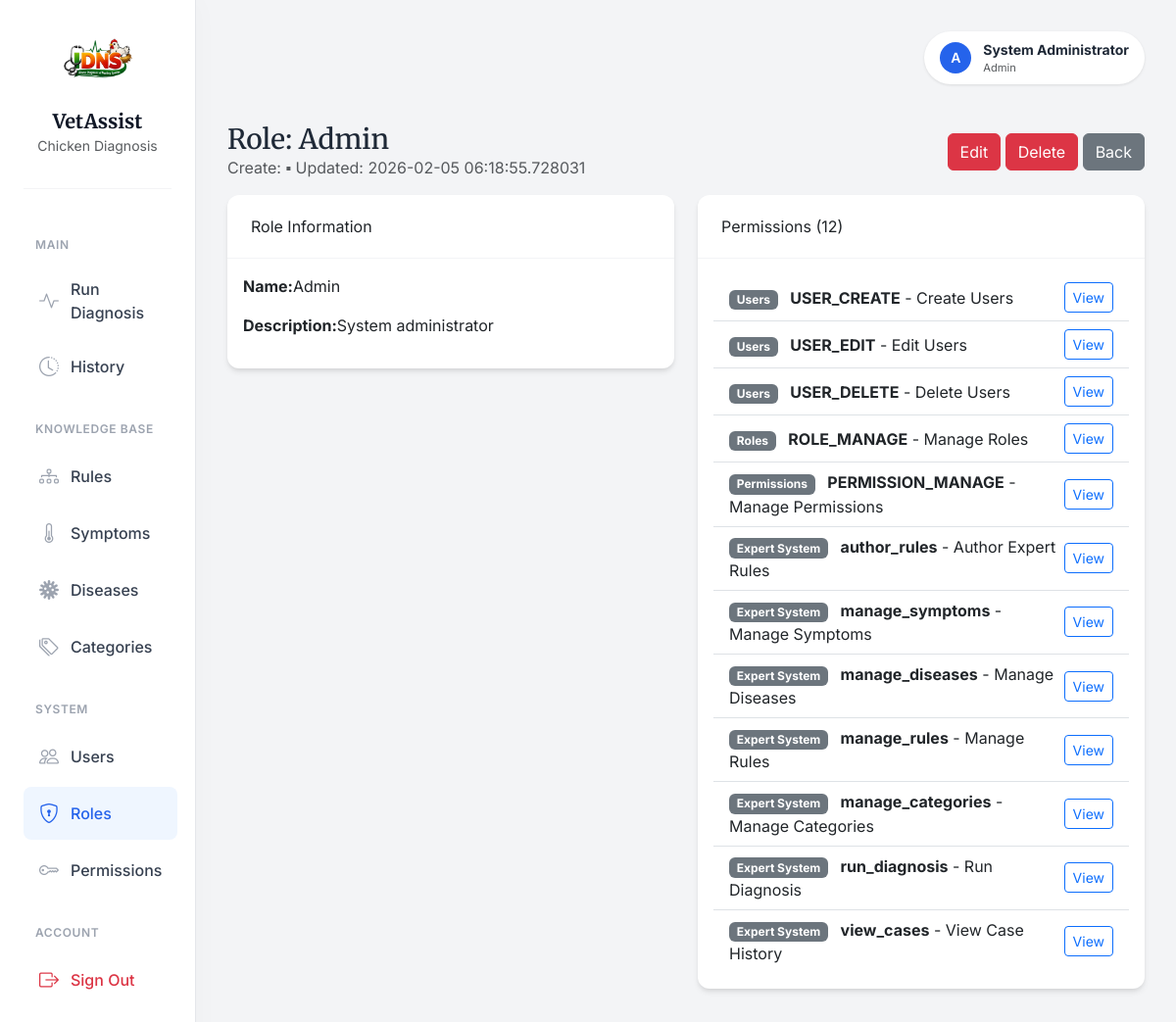
Screenshot of /roles/1 (signed in) with the database file from the repository.
### app/models/user.py (models this page shows, shortened)
class UserTable(UserMixin, db.Model):
    __tablename__ = "tbl_users"
    id = db.Column(db.Integer, db.Sequence('seq_users_id'), primary_key=True)
    username = db.Column(db.String(80), unique=True, nullable=False)
    email = db.Column(db.String(120), unique=True, nullable=False)
    full_name = db.Column(db.String(120), nullable=False)
    is_active = db.Column(db.Boolean, default=True, nullable=False)
    password_hash = db.Column(db.String(255), nullable=False)
    created_at = db.Column(db.DateTime, default=datetime.utcnow, nullable=False)
    updated_at = db.Column(db.DateTime, default=datetime.utcnow, onupdate=datetime.utcnow, nullable=False)
    roles = db.relationship("RoleTable", secondary=tbl_user_roles, back_populates="users")
    def has_role(self, role_name: str) -> bool:
        return any(role.name == role_name for role in self.roles)

### app/models/role.py (models this page shows, shortened)
class RoleTable(db.Model):
    __tablename__= "tbl_roles"
    id = db.Column(db.Integer, db.Sequence('seq_roles_id'), primary_key=True)
    name = db.Column(db.String(80), unique=True, nullable=False)
    description = db.Column(db.String(255))
    created_at = db.Column(db.DateTime, default=datetime.utcnow, nullable=False)
    updated_at = db.Column(db.DateTime, default=datetime.utcnow, onupdate=datetime.utcnow, nullable=False)
    users = db.relationship("UserTable", secondary=tbl_user_roles,back_populates="roles" )
    permissions = db.relationship("PermissionTable", secondary=tbl_role_permissions, back_populates="roles")

### app/models/permission.py (models this page shows, shortened)
class PermissionTable(db.Model):
    __tablename__ = "tbl_permissions"
    id = db.Column(db.Integer, db.Sequence('seq_permissions_id'), primary_key=True)
    code = db.Column(db.String(64), unique=True, nullable=False, index=True)
    name = db.Column(db.String(120), nullable=False)
    description = db.Column(db.String(255))
    module = db.Column(db.String(80), nullable=False, default="General")
    created_at = db.Column(db.DateTime, default=datetime.utcnow, nullable=False)
    updated_at = db.Column(db.DateTime, default=datetime.utcnow, onupdate=datetime.utcnow, nullable=False)
    roles = db.relationship("RoleTable", secondary=tbl_role_permissions, back_populates="permissions")

### app/routes/role_routes.py (the view)
@role_bp.route("/<int:role_id>")
@login_required
def detail(role_id: int):
    role = RoleService.get_role_by_id(role_id)
    if role is None:
        abort(404)
    return render_template("roles/detail.html", role=role)

### app/services/role_service.py (called while the page is built)
    @staticmethod
    def get_role_by_id(role_id: int) -> Optional[RoleTable]:
        return RoleTable.query.get(role_id)

### app/templates/roles/detail.html (shortened to what this page needs)
{% extends "layouts/base.html" %}
{% block content %}
<div class="d-flex justify-content-between align-items-center mb-3">
    <div>
        <h1 class="h3 mb-0">Role: {{ role.name }}</h1>
        <p class="text-muted mb-0">
            Create: {{ role.create_at }} ▪ Updated: {{ role.updated_at }}
        </p>
    </div>
    <div class="text-end">
        <a href="{{ url_for('tbl_roles.edit', role_id=role.id) }}"
        class="btn btn-danger">Edit</a>
        <a href="{{ url_for('tbl_roles.delete_confirm', role_id=role.id) }}"
        class="btn btn-danger">Delete</a>
        <a href="{{ url_for('tbl_roles.index') }}" class="btn btn-secondary">Back</a>
    </div>
</div>
<div class="row">
    <div class="col-lg-6 mb-3">
        <div class="card">
            <div class="card-header">
                Role Information
            </div>
            <div class="card-body">
                <p><strong>Name:</strong>{{ role.name }}</p>
                <p><strong>Description:</strong>{{ role.description or "-" }}</p>
            </div>
        </div>
    </div>
    <div class="col-lg-6 mb-3">
        <div class="card">
            <div class="card-header">
                Permissions ({{ role.permissions|length }})
            </div>
            <div class="card-body">
                {% if role.permissions %}
                    <ul class="list-group list-group-flush">
                        {% for perm in role.permissions %}
                        <li class="list-group-item">
                            <div class="d-flex justify-content-between align-items-center">
                                <div>
                                    <span class="badge bg-secondary me-2">{{ perm.module }}</span>
                                    <strong>{{ perm.code }}</strong> - {{ perm.name }}
                                </div>
                                <a href="{{ url_for('tbl_permissions.detail', permission_id=perm.id) }}"
                                    class="btn btn-sm btn-outline-primary">
                                    View
                                </a>
                            </div>
                        </li>
                        {% endfor %}
                    </ul>
                {% else %}
                    <p class="text-muted mb-0">This role has no permission yet.</p>
                {% endif %}
            </div>
        </div>
    </div>
</div>
{% endblock %}

### app/templates/layouts/base.html (shortened to what this page needs)
<!DOCTYPE html>
<html lang="en">
<head>
    <link href="https://cdn.jsdelivr.net/npm/bootstrap@5.3.0/dist/css/bootstrap.min.css" rel="stylesheet">
    <link rel="stylesheet" href="https://cdn.jsdelivr.net/npm/bootstrap-icons@1.11.3/font/bootstrap-icons.min.css">
</head>
<body>
    <div class="container-fluid">
        <div class="row">
            {% block sidebar %}
            <nav class="col-md-3 col-lg-2 d-md-block sidebar collapse" id="sidebarMenu">
                <div class="brand-section">
                    <img src="{{ url_for('static', filename='images/logo1.png') }}" alt="VetAssist Logo" class="brand-logo">
                    <h5 class="brand-font fw-bold mb-0">VetAssist</h5>
                    <small class="text-muted">Chicken Diagnosis</small>
                </div>
                <div class="position-sticky pt-2">
                    {% if current_user.is_authenticated %}
                        <div class="nav-section-label">Main</div>
                        <ul class="nav flex-column">
                            <li class="nav-item">
                                <a class="nav-link {% if 'expert_system.diagnose' in request.endpoint %}active{% endif %}" href="{{ url_for('expert_system.diagnose') }}">
                                    <i class="bi bi-activity"></i>
                                    Run Diagnosis
                                </a>
                            </li>
                            <li class="nav-item">
                                <a class="nav-link {% if 'expert_system.cases' in request.endpoint %}active{% endif %}" href="{{ url_for('expert_system.cases_index') }}">
                                    <i class="bi bi-clock-history"></i> History
                                </a>
                            </li>
                        </ul>
                        {% if current_user.has_role('Admin') or current_user.has_role('Doctor') %}
                        <div class="nav-section-label">Knowledge Base</div>
                        <ul class="nav flex-column">
                            <li class="nav-item">
                                <a class="nav-link {% if 'expert_system.rules' in request.endpoint %}active{% endif %}" href="{{ url_for('expert_system.rules_index') }}">
                                    <i class="bi bi-diagram-3"></i> Rules
                                </a>
                            </li>
                            <li class="nav-item">
                                <a class="nav-link {% if 'expert_system.symptoms' in request.endpoint %}active{% endif %}" href="{{ url_for('expert_system.symptoms_index') }}">
                                    <i class="bi bi-thermometer-half"></i> Symptoms
                                </a>
                            </li>
                            <li class="nav-item">
                                <a class="nav-link {% if 'expert_system.diseases' in request.endpoint %}active{% endif %}" href="{{ url_for('expert_system.diseases_index') }}">
                                    <i class="bi bi-virus"></i> Diseases
                                </a>
                            </li>
                            <li class="nav-item">
                                <a class="nav-link {% if 'expert_system.categories' in request.endpoint %}active{% endif %}" href="{{ url_for('expert_system.categories_index') }}">
                                    <i class="bi bi-tags"></i> Categories
                                </a>
                            </li>
                        </ul>
                        {% endif %}
                        {% if current_user.has_role('Admin') %}
                        <div class="nav-section-label">System</div>
                        <ul class="nav flex-column">
                            <li class="nav-item">
                                <a class="nav-link {% if 'tbl_users' in request.endpoint %}active{% endif %}" href="{{ url_for('tbl_users.index') }}">
                                    <i class="bi bi-people"></i> Users
                                </a>
                            </li>
                            <li class="nav-item">
                                <a class="nav-link {% if 'tbl_roles' in request.endpoint %}active{% endif %}" href="{{ url_for('tbl_roles.index') }}">
                                    <i class="bi bi-shield-lock"></i> Roles
                                </a>
                            </li>
                            <li class="nav-item">
                                <a class="nav-link {% if 'tbl_permissions' in request.endpoint %}active{% endif %}" href="{{ url_for('tbl_permissions.index') }}">
                                    <i class="bi bi-key"></i> Permissions
                                </a>
                            </li>
                        </ul>
                        {% endif %}
                        <div class="nav-section-label">Account</div>
                        <ul class="nav flex-column mb-4">
                            <li class="nav-item">
                                <a class="nav-link text-danger" href="{{ url_for('auth.logout') }}">
                                    <i class="bi bi-box-arrow-right text-danger"></i> Sign Out
                                </a>
                            </li>
                        </ul>
                    {% endif %}
                </div>
            </nav>
            {% endblock %}
            <main class="{% block main_class %}col-md-9 ms-sm-auto col-lg-10{% endblock %} content-wrapper">
                <div class="page-header">
                    {% if current_user.is_authenticated %}
                    <div class="user-profile">
                        <div class="user-avatar">
                            {{ current_user.username[0] | upper }}
                        </div>
                        <div class="d-none d-sm-block">
                            <div class="fw-bold small">{{ current_user.full_name }}</div>
                            <div class="text-muted" style="font-size: 0.7rem;">{{ current_user.roles[0].name if current_user.roles else 'User' }}</div>
                        </div>
                    </div>
                    {% endif %}
                </div>
                {% block content %}{% endblock %}
            </main>
        </div>
    </div>
</body>
</html>

### app/templates/layouts/base.html (style rules this page uses)
:root { --bg-body: #f3f4f6; --text-main: #1f2937; --text-muted: #6b7280; --primary-color: #2563eb; --primary-hover: #1d4ed8; --sidebar-bg: #ffffff; --sidebar-text: #374151; --sidebar-active-bg: #eff6ff; --sidebar-active-text: #2563eb; --card-shadow: 0 4px 6px -1px rgba(0, 0, 0, 0.1), 0 2px 4px -1px rgba(0, 0, 0, 0.06); --border-radius: 0.75rem; }
body { font-family: 'Inter', sans-serif; background-color: var(--bg-body); color: var(--text-main); -webkit-font-smoothing: antialiased; }
h1, h2, h3, h4, h5, .brand-font { font-family: 'Merriweather', serif; color: #111827; }
.sidebar { background-color: var(--sidebar-bg); border-right: 1px solid #e5e7eb; min-height: 100vh; padding: 1.5rem; box-shadow: 4px 0 24px rgba(0,0,0,0.02); }
.brand-section { padding-bottom: 2rem; margin-bottom: 1rem; border-bottom: 1px solid #f3f4f6; text-align: center; }
.brand-logo { max-width: 100%; height: auto; max-height: 80px; margin-bottom: 0.5rem; }
.nav-section-label { font-size: 0.75rem; font-weight: 600; text-transform: uppercase; letter-spacing: 0.05em; color: #9ca3af; margin-top: 1.5rem; margin-bottom: 0.75rem; padding-left: 0.75rem; }
.nav-link { color: var(--sidebar-text); padding: 0.75rem 1rem; border-radius: 0.5rem; margin-bottom: 0.25rem; font-weight: 500; display: flex; align-items: center; transition: all 0.2s ease; }
.nav-link i { font-size: 1.25rem; margin-right: 0.75rem; color: #9ca3af; transition: color 0.2s; }
.nav-link.active { background-color: var(--sidebar-active-bg); color: var(--sidebar-active-text); }
.nav-link.active i { color: var(--sidebar-active-text); }
.content-wrapper { padding: 2rem; }
.page-header { margin-bottom: 2.5rem; display: flex; justify-content: space-between; align-items: center; }
.user-profile { display: flex; align-items: center; gap: 0.75rem; padding: 0.5rem 1rem; background: white; border-radius: 2rem; box-shadow: 0 1px 3px rgba(0,0,0,0.1); }
.user-avatar { width: 32px; height: 32px; background-color: var(--primary-color); color: white; border-radius: 50%; display: flex; align-items: center; justify-content: center; font-weight: 600; font-size: 0.875rem; }
.card { background: white; border: none; border-radius: var(--border-radius); box-shadow: var(--card-shadow); transition: transform 0.2s ease, box-shadow 0.2s ease; }
.card-header { background: transparent; border-bottom: 1px solid #f3f4f6; padding: 1.25rem 1.5rem; }

### rows the page displays
UserTable: username "A", full_name "System Administrator"
RoleTable: name "Admin", updated_at "2026-02-05 06:18:55.728031", description "System administrator"
PermissionTable: module "Users", code "USER_CREATE", name "Create Users"
PermissionTable: module "Users", code "USER_EDIT", name "Edit Users"
PermissionTable: module "Users", code "USER_DELETE", name "Delete Users"
PermissionTable: module "Roles", code "ROLE_MANAGE", name "Manage Roles"
PermissionTable: module "Permissions", code "PERMISSION_MANAGE", name "Manage Permissions"
PermissionTable: module "Expert System", code "author_rules", name "Author Expert Rules"
PermissionTable: module "Expert System", code "manage_symptoms", name "Manage Symptoms"
PermissionTable: module "Expert System", code "manage_diseases", name "Manage Diseases"
PermissionTable: module "Expert System", code "manage_rules", name "Manage Rules"
PermissionTable: module "Expert System", code "manage_categories", name "Manage Categories"
PermissionTable: module "Expert System", code "run_diagnosis", name "Run Diagnosis"
PermissionTable: module "Expert System", code "view_cases", name "View Case History"

### other values shown
{{ role.permissions|length }} "12"
